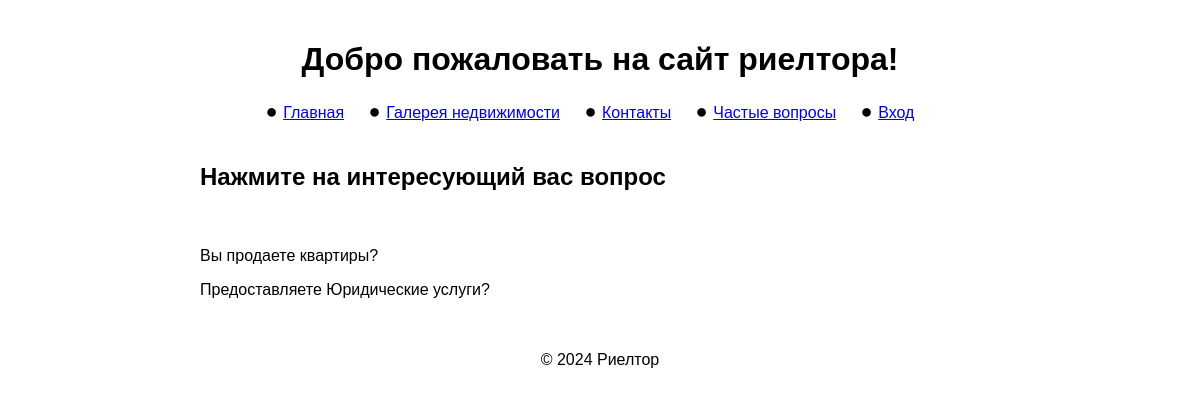
Screenshot of /faq/ with the database file from the repository.
### rieltor/models.py (models this page shows, shortened)
class FAQ(models.Model):
    question = models.CharField(max_length=500, verbose_name="Вопрос")
    answer = models.TextField(verbose_name="Ответ")
    class Meta:
        verbose_name = "Часто задаваемый вопрос"
        verbose_name_plural = "Часто задаваемые вопросы"

### rieltor/views.py (the view)
# urls.py: path('faq/', views.faq_view,name='faq'), # Частые вопросы
def faq_view(request):
    faqs = FAQ.objects.all()
    return render(request, 'rieltor/faq.html', {'faqs': faqs})

### rieltor/templates/rieltor/faq.html (shortened to what this page needs)
{% extends 'rieltor/base.html' %}
{% block content %}
    <h2 class="review-section">Нажмите на интересующий вас вопрос</h2>
    <div class="review-section">
        {% for faq in faqs %}
            <div class="faq-item">
                <p class="question" onclick="toggleAnswer({{ faq.id }})">{{ faq.question }}</p>
            </div>
        {% endfor %}
    </div>
{% endblock %}

### rieltor/static/rieltor/styles.css (style rules this page uses)
body { font-family: Arial, sans-serif; margin: 0; padding: 0; box-sizing: border-box; }
.review-section { padding: 20px; max-width: 800px; margin: auto; }

### rows the page displays
FAQ: question "Вы продаете квартиры?"
FAQ: question "Предоставляете Юридические услуги?"
